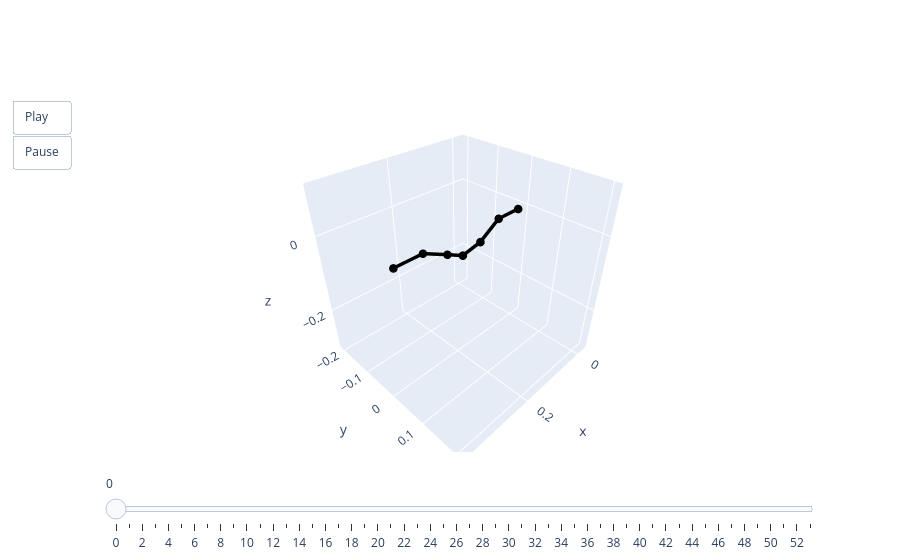

Notebook cell for this chart:
### Code cell
animate(valid.qs[0])

### Figure 1 — Plotly figure (JSON) as saved in the notebook; plotly's stock layout.template omitted (floating-point values rounded to 4 significant figures)
{"data": [{"line": {"color": "black", "width": 7}, "marker": {"size": 5}, "mode": "lines+markers", "type": "scatter3d", "x": [0, 0.0688, 0.1275, 0.182, 0.2268, 0.2906, 0.3616], "y": [0, 0, 0, 0, 0, 0, 0], "z": [0, 0, -0.03588, -0.04659, -0.0242, 0.006761, 0.006761]}], "layout": {"scene": {"aspectmode": "cube", "xaxis": {"autorange": false, "range": [-0.03628, 0.3991]}, "yaxis": {"autorange": false, "range": [-0.2177, 0.2177]}, "zaxis": {"autorange": false, "range": [-0.3183, 0.1171]}}, "sliders": [{"steps": [{"args": [["0"], {"frame": {"duration": 0, "redraw": true}, "mode": "immediate"}], "label": "0", "method": "animate"}, {"args": [["1"], {"frame": {"duration": 0, "redraw": true}, "mode": "immediate"}], "label": "1", "method": "animate"}, {"args": [["2"], {"frame": {"duration": 0, "redraw": true}, "mode": "immediate"}], "label": "2", "method": "animate"}, {"args": [["3"], {"frame": {"duration": 0, "redraw": true}, "mode": "immediate"}], "label": "3", "method": "animate"}, {"args": [["4"], {"frame": {"duration": 0, "redraw": true}, "mode": "immediate"}], "label": "4", "method": "animate"}, {"args": [["5"], {"frame": {"duration": 0, "redraw": true}, "mode": "immediate"}], "label": "5", "method": "animate"}, {"args": [["6"], {"frame": {"duration": 0, "redraw": true}, "mode": "immediate"}], "label": "6", "method": "animate"}, {"args": [["7"], {"frame": {"duration": 0, "redraw": true}, "mode": "immediate"}], "label": "7", "method": "animate"}, {"args": [["8"], {"frame": {"duration": 0, "redraw": true}, "mode": "immediate"}], "label": "8", "method": "animate"}, {"args": [["9"], {"frame": {"duration": 0, "redraw": true}, "mode": "immediate"}], "label": "9", "method": "animate"}, {"args": [["10"], {"frame": {"duration": 0, "redraw": true}, "mode": "immediate"}], "label": "10", "method": "animate"}, {"args": [["11"], {"frame": {"duration": 0, "redraw": true}, "mode": "immediate"}], "label": "11", "method": "animate"}, {"args": [["12"], {"frame": {"duration": 0, "redraw": true}, "mode": "immediate"}], "label": "12", "method": "animate"}, {"args": [["13"], {"frame": {"duration": 0, "redraw": true}, "mode": "immediate"}], "label": "13", "method": "animate"}, {"args": [["14"], {"frame": {"duration": 0, "redraw": true}, "mode": "immediate"}], "label": "14", "method": "animate"}, {"args": [["15"], {"frame": {"duration": 0, "redraw": true}, "mode": "immediate"}], "label": "15", "method": "animate"}, {"args": [["16"], {"frame": {"duration": 0, "redraw": true}, "mode": "immediate"}], "label": "16", "method": "animate"}, {"args": [["17"], {"frame": {"duration": 0, "redraw": true}, "mode": "immediate"}], "label": "17", "method": "animate"}, {"args": [["18"], {"frame": {"duration": 0, "redraw": true}, "mode": "immediate"}], "label": "18", "method": "animate"}, {"args": [["19"], {"frame": {"duration": 0, "redraw": true}, "mode": "immediate"}], "label": "19", "method": "animate"}, {"args": [["20"], {"frame": {"duration": 0, "redraw": true}, "mode": "immediate"}], "label": "20", "method": "animate"}, {"args": [["21"], {"frame": {"duration": 0, "redraw": true}, "mode": "immediate"}], "label": "21", "method": "animate"}, {"args": [["22"], {"frame": {"duration": 0, "redraw": true}, "mode": "immediate"}], "label": "22", "method": "animate"}, {"args": [["23"], {"frame": {"duration": 0, "redraw": true}, "mode": "immediate"}], "label": "23", "method": "animate"}, {"args": [["24"], {"frame": {"duration": 0, "redraw": true}, "mode": "immediate"}], "label": "24", "method": "animate"}, {"args": [["25"], {"frame": {"duration": 0, "redraw": true}, "mode": "immediate"}], "label": "25", "method": "animate"}, {"args": [["26"], {"frame": {"duration": 0, "redraw": true}, "mode": "immediate"}], "label": "26", "method": "animate"}, {"args": [["27"], {"frame": {"duration": 0, "redraw": true}, "mode": "immediate"}], "label": "27", "method": "animate"}, {"args": [["28"], {"frame": {"duration": 0, "redraw": true}, "mode": "immediate"}], "label": "28", "method": "animate"}, {"args": [["29"], {"frame": {"duration": 0, "redraw": true}, "mode": "immediate"}], "label": "29", "method": "animate"}, {"args": [["30"], {"frame": {"duration": 0, "redraw": true}, "mode": "immediate"}], "label": "30", "method": "animate"}, {"args": [["31"], {"frame": {"duration": 0, "redraw": true}, "mode": "immediate"}], "label": "31", "method": "animate"}, {"args": [["32"], {"frame": {"duration": 0, "redraw": true}, "mode": "immediate"}], "label": "32", "method": "animate"}, {"args": [["33"], {"frame": {"duration": 0, "redraw": true}, "mode": "immediate"}], "label": "33", "method": "animate"}, {"args": [["34"], {"frame": {"duration": 0, "redraw": true}, "mode": "immediate"}], "label": "34", "method": "animate"}, {"args": [["35"], {"frame": {"duration": 0, "redraw": true}, "mode": "immediate"}], "label": "35", "method": "animate"}, {"args": [["36"], {"frame": {"duration": 0, "redraw": true}, "mode": "immediate"}], "label": "36", "method": "animate"}, {"args": [["37"], {"frame": {"duration": 0, "redraw": true}, "mode": "immediate"}], "label": "37", "method": "animate"}, {"args": [["38"], {"frame": {"duration": 0, "redraw": true}, "mode": "immediate"}], "label": "38", "method": "animate"}, {"args": [["39"], {"frame": {"duration": 0, "redraw": true}, "mode": "immediate"}], "label": "39", "method": "animate"}, {"args": [["40"], {"frame": {"duration": 0, "redraw": true}, "mode": "immediate"}], "label": "40", "method": "animate"}, {"args": [["41"], {"frame": {"duration": 0, "redraw": true}, "mode": "immediate"}], "label": "41", "method": "animate"}, {"args": [["42"], {"frame": {"duration": 0, "redraw": true}, "mode": "immediate"}], "label": "42", "method": "animate"}, {"args": [["43"], {"frame": {"duration": 0, "redraw": true}, "mode": "immediate"}], "label": "43", "method": "animate"}, {"args": [["44"], {"frame": {"duration": 0, "redraw": true}, "mode": "immediate"}], "label": "44", "method": "animate"}, {"args": [["45"], {"frame": {"duration": 0, "redraw": true}, "mode": "immediate"}], "label": "45", "method": "animate"}, {"args": [["46"], {"frame": {"duration": 0, "redraw": true}, "mode": "immediate"}], "label": "46", "method": "animate"}, {"args": [["47"], {"frame": {"duration": 0, "redraw": true}, "mode": "immediate"}], "label": "47", "method": "animate"}, {"args": [["48"], {"frame": {"duration": 0, "redraw": true}, "mode": "immediate"}], "label": "48", "method": "animate"}, {"args": [["49"], {"frame": {"duration": 0, "redraw": true}, "mode": "immediate"}], "label": "49", "method": "animate"}, {"args": [["50"], {"frame": {"duration": 0, "redraw": true}, "mode": "immediate"}], "label": "50", "method": "animate"}, {"args": [["51"], {"frame": {"duration": 0, "redraw": true}, "mode": "immediate"}], "label": "51", "method": "animate"}, {"args": [["52"], {"frame": {"duration": 0, "redraw": true}, "mode": "immediate"}], "label": "52", "method": "animate"}, {"args": [["53"], {"frame": {"duration": 0, "redraw": true}, "mode": "immediate"}], "label": "53", "method": "animate"}]}], "updatemenus": [{"buttons": [{"args": [null, {"frame": {"duration": 50, "redraw": true}, "fromcurrent": true}], "label": "Play", "method": "animate"}, {"args": [[null], {"frame": {"duration": 0, "redraw": true}, "mode": "immediate"}], "label": "Pause", "method": "animate"}], "showactive": false, "type": "buttons"}]}}
